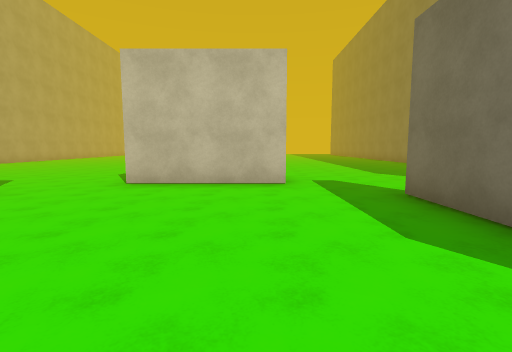
view 1 (above)

19 first-person views from a walk through a 3-D level made in the Unity game engine. The camera is 1.5 m above the floor, tilts 6° down and sees 85° across. The floor is counted in squares, 2 m on a side. Each view is taken from the middle of a square. On the plan, view 1 faces up. The plan holds only what a view shows up to about 10 squares ahead; the rest is blank. The place goes on beyond the plan. Some animated figures are left out. Surface patterns are stand-ins for the level's own textures.

view 2
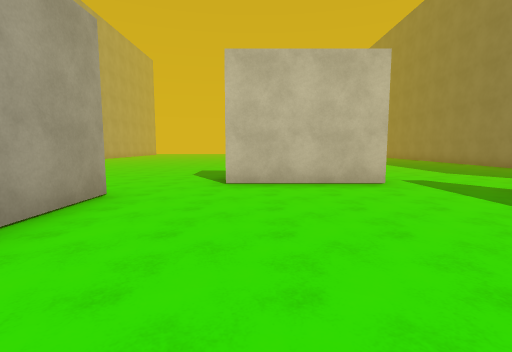

view 3
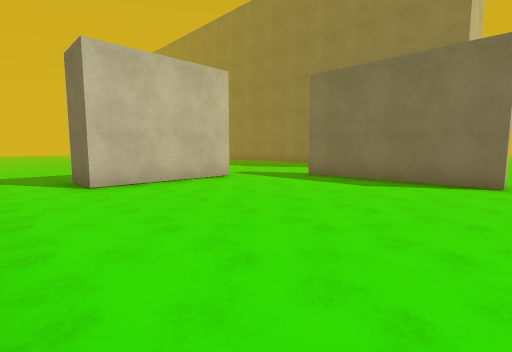

view 4
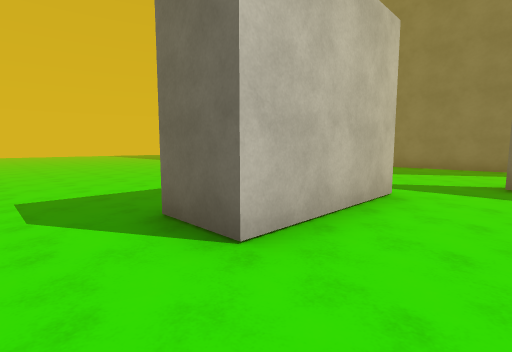

view 5
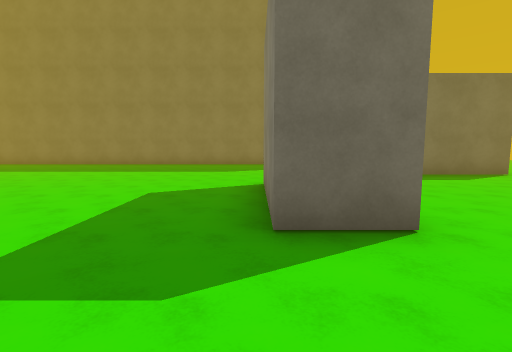

view 6
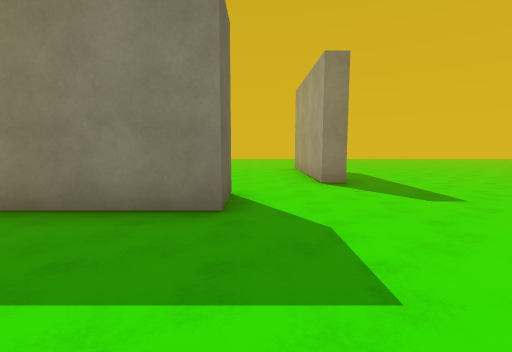

view 7
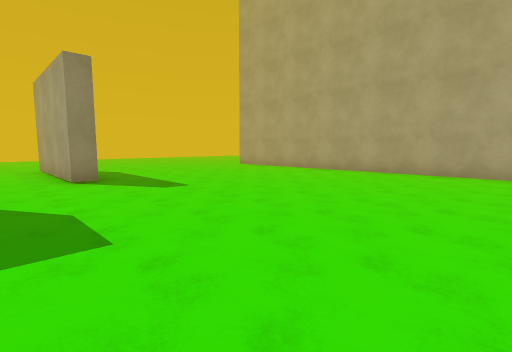

view 8
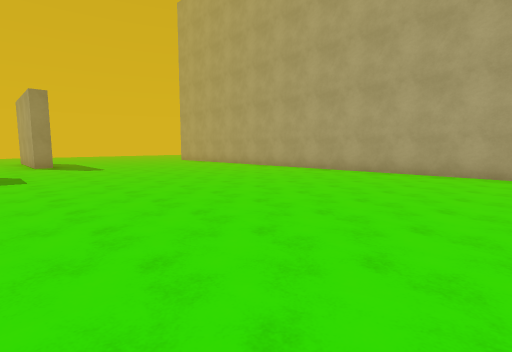

view 9
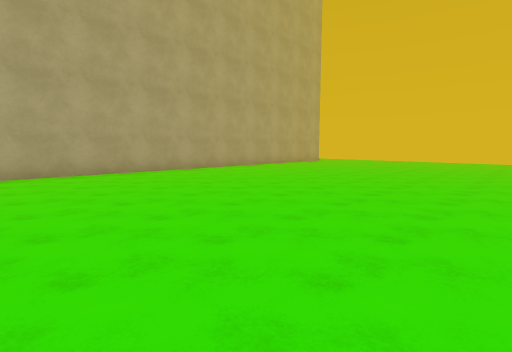

view 10
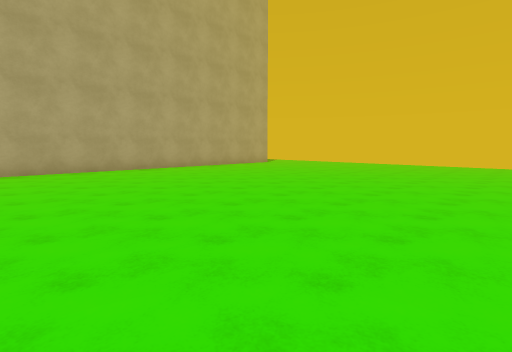

view 11
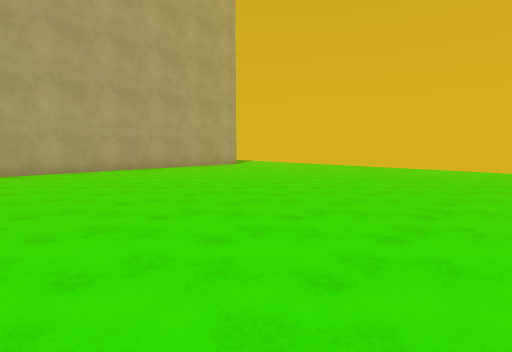

view 12
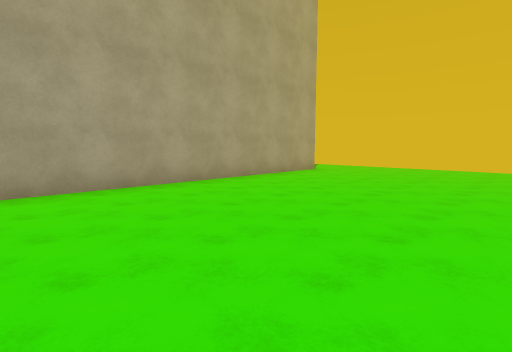

view 13
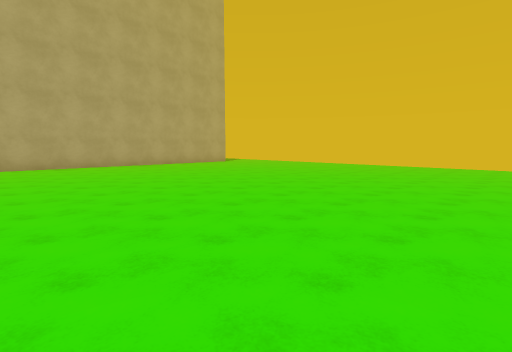

view 14
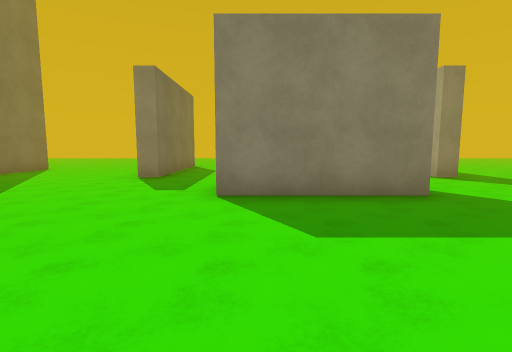

view 15
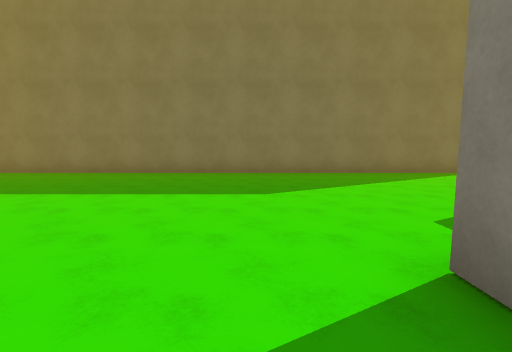

view 16
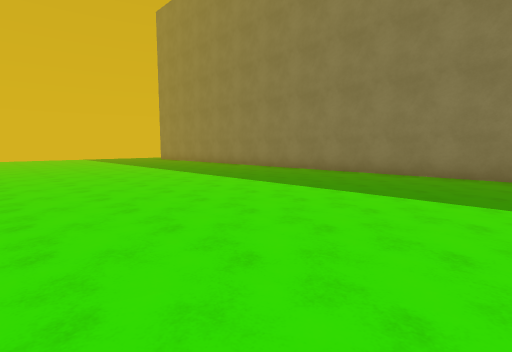

view 17
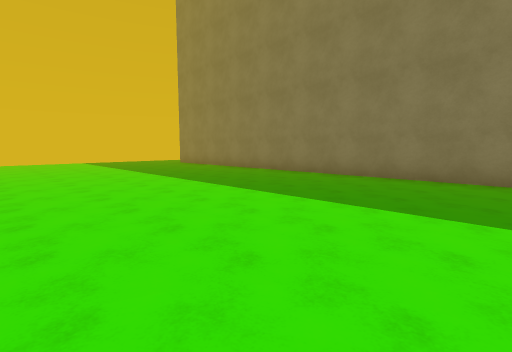

view 18
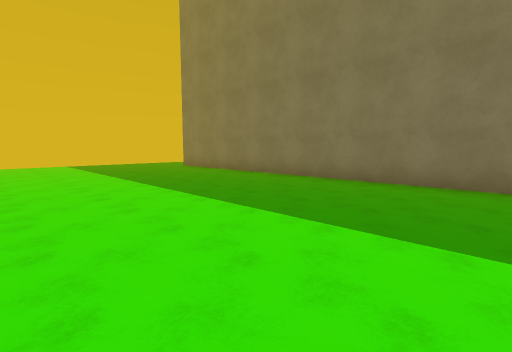

view 19
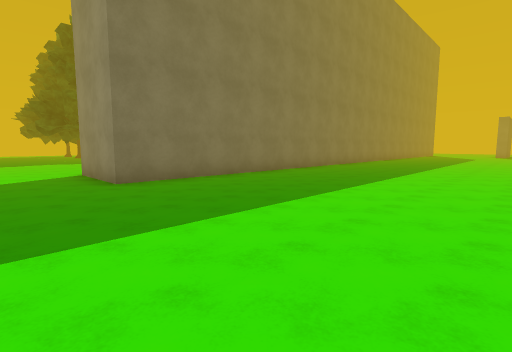

### Floor plan
Points are (right, up) in squares from view 1. A wall is a line through its corners. A room is listed if a view was taken in it or the views show most of it. See-through windows are left out.
Room 1 (views 1, 2, 3)
walls: (2.3, 0.3) (2.3, 4.3); (0.6, 5.6) (-2.6, 5.6); (-4.3, 4.3) (-4.3, 0.4)
ways out: opening at (-3.7, 5) to room 2; opening at (1, 5) to room 2; opening at (2, 0) to room 2
Room 2 (views 4, 5, 6, 7, 8, 9, 10, 11, 12, 13, 14, 15, 16, 17, 18, 19)
walls: (-2.6, 5.6) (-2.6, 6.8) (0.6, 6.8); (-4.9, 4.3) (-4.3, 4.3); (2.3, 4.3) (2.9, 4.3); (-11.3, 26.1) (-11.3, 5); (2.9, 0.3) (2.3, 0.3); (6.9, 1.6) (6.9, 26.1) (9.5, 26.1)
ways out: opening at (-3.7, 5) to room 1; opening at (1, 5) to room 1; opening at (2, 0) to room 1; opening at (9.5, 27.5)

Positions as (right, up) in squares from view 1, and headings:
1: (0, 0), facing up
2: (-2, 0), facing up
3: (-4, 0), facing up-right
4: (-4, 4), facing up-right
5: (-5, 7), facing right
6: (-3, 10), facing down
7: (-3, 11), facing down-left
8: (-3, 16), facing down-left
9: (-3, 13), facing up-left
10: (-2, 16), facing up-left
11: (-2, 18), facing up-left
12: (-6, 18), facing up-left
13: (0, 17), facing up-left
14: (0, 11), facing down
15: (-1, 8), facing right
16: (-1, 10), facing up-right
17: (0, 14), facing up-right
18: (1, 16), facing up-right
19: (1, 28), facing down-right
